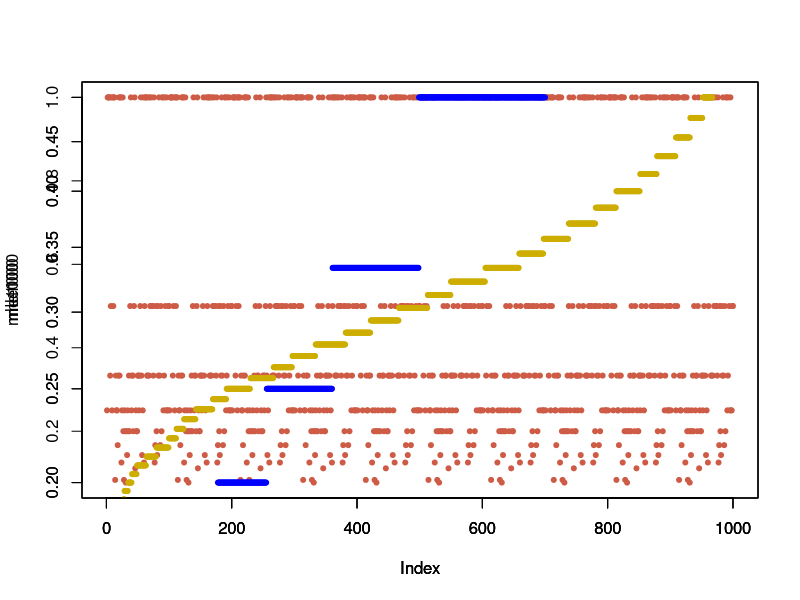
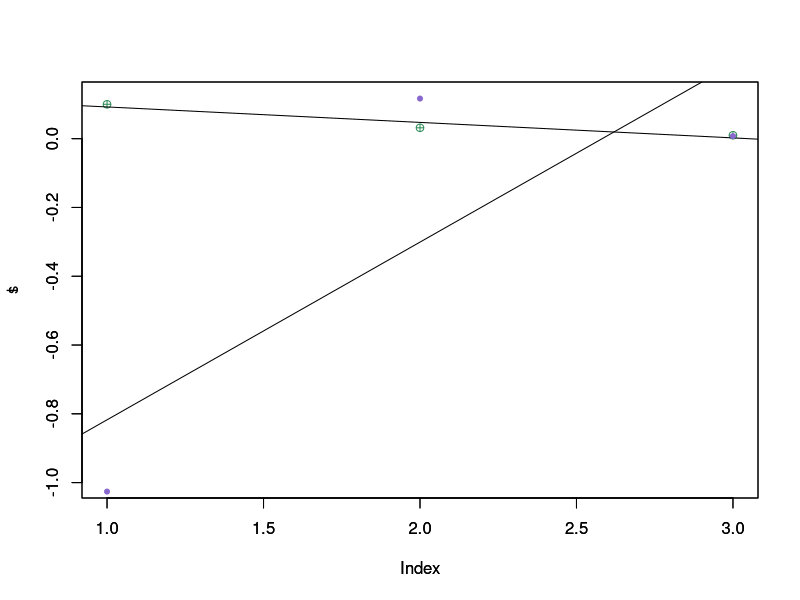

Write R code to recreate these figures, in order.
#Mle
func.mle <- function(x) 1/(1+mean(x))
# FUNCS
#func.mle
func.mle <- function(x) 1/(1+mean(x))
#func.remove_geo_outliers
func.remove_geo_outliers <- function(x, a) {
  1 - (sum(x>=a & x<(2*a)) / sum(x<a))^(1/a)
}
#func.geo_trimmer
func.geo_trimmer <- function(x, a) {
  require(MASS)
  geom.tm <- function(p, xbar, cutoff) {(sum(dgeom(1:cutoff, p)*c(1:cutoff))-xbar)^2}
  cutoff <- quantile(x, a)
  xbar <- mean(x[x <= cutoff])
  optim(0.5, geom.tm, lower=1.0e-05, upper=1-1.0e-05, method="L-BFGS-B",
        xbar=xbar, c=cutoff)$par
}

X <- rgeom(100000, 0.3)

a100 <- matrix(sample(x = X, size = 100, replace = TRUE), 1000, 100)
mle100 <- apply(a100, 1, func.remove_geo_outliers, a=3)
mle100 <- apply(a100, 1, func.geo_trimmer, a=0.75)
mle100 <- apply(a100, 1, func.mle)
plot(mle100, pch=20, col="coral3")
mn = mean(mle100)
mle100diff = (mle100 - mn)^2
sse100 = sum(mle100diff)
mse100 = var(mle100)-(sse100/(100-2))
cmpr100 = 1/(sqrt(100))

b1000 <- matrix(sample(x = X, size = 1000, replace = TRUE), 1000, 1000)
mle1000 <- apply(b1000, 1, func.remove_geo_outliers, a=3)
mle1000 <- apply(b1000, 1, func.geo_trimmer, a=0.75)
mle1000 <- apply(b1000, 1, func.mle)
mle1000 <- sort(mle1000)
par(new=T)
plot(mle1000, pch=20, col="blue", ylim=c(0.2, 0.5), log = "y")
mn = mean(mle1000)
mle1000diff = (mle1000 - mn)^2
sse1000 = sum(mle1000diff)
mse1000 = var(mle1000)-(0/(1000-2))
cmpr1000 = 1/(sqrt(1000))

c10000 <- matrix(sample(x = X, size = 10000, replace = TRUE), 1000, 100000)
mle10000 <- apply(c10000, 1, func.remove_geo_outliers, a=3)
mle10000 <- apply(c10000, 1, func.geo_trimmer, a=0.75)
mle10000 <- apply(c10000, 1, func.mle)
mle10000 <- sort(mle10000)
par(new=T)
plot(mle10000, pch=20, col="gold3", ylim=c(0.2, 0.5), log = "y")
mn = mean(mle10000)
mle10000diff = (mle10000 - mn)^2
sse10000 = sum(mle10000diff)
mse10000 = var(mle10000)-(0/(10000-2))
cmpr10000 = 1/(sqrt(10000))

t <- c(cmpr100, cmpr1000, cmpr10000)
s <- c(mse100, mse1000, mse10000)
plot(t, pch=10, col="seagreen", ylim=c(-1, 0.12))
abline(lsfit(1:3,t))
par(new=T)
plot(s, pch=20, col="mediumpurple3", ylim=c(-1, 0.12))
abline(lsfit(1:3,s))